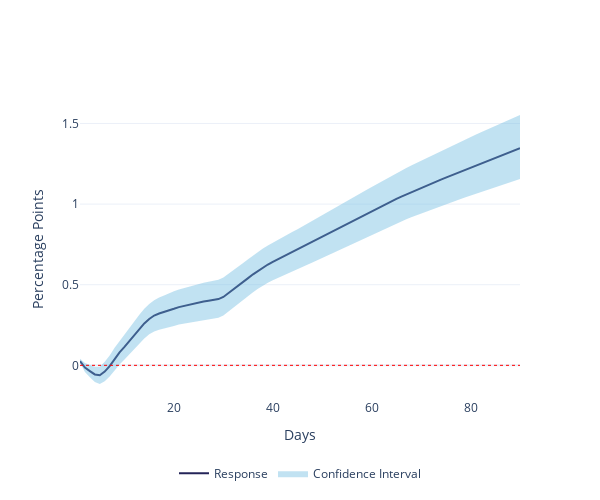

Here is the notebook cell this chart was saved with:
### Code cell
inflation_exchange_30 = plot_irf(irf_inf_fx_30.loc[0:90, :], y_axis_name='Percentage Points')
inflation_exchange_30.write_image('./images/inflation_exchange_30.png', format='png', scale=5)

### Figure 1 — Plotly figure (JSON) as saved in the notebook; plotly's stock layout.template omitted (floating-point values rounded to 4 significant figures; data arrays with more than 128 entries replaced by an {"elided": "..."} marker saying what was removed)
{"data": [{"line": {"color": "#242458", "width": 2}, "mode": "lines", "name": "Response", "type": "scatter", "x": [1, 2, 3, 4, 5, 6, 7, 8, 9, 10, 11, 12, 13, 14, 15, 16, 17, 18, 19, 20, 21, 22, 23, 24, 25, 26, 27, 28, 29, 30, 31, 32, 33, 34, 35, 36, 37, 38, 39, 40, 41, 42, 43, 44, 45, 46, 47, 48, 49, 50, 51, 52, 53, 54, 55, 56, 57, 58, 59, 60, 61, 62, 63, 64, 65, 66, 67, 68, 69, 70, 71, 72, 73, 74, 75, 76, 77, 78, 79, 80, 81, 82, 83, 84, 85, 86, 87, 88, 89, 90], "y": [0.02605, -0.01376, -0.03548, -0.05647, -0.06179, -0.0386, -0.004746, 0.04081, 0.07995, 0.1143, 0.1505, 0.1871, 0.226, 0.26, 0.2878, 0.3088, 0.3216, 0.3299, 0.34, 0.3506, 0.3612, 0.369, 0.3758, 0.3819, 0.389, 0.3956, 0.401, 0.4043, 0.4109, 0.424, 0.4463, 0.4699, 0.4946, 0.5175, 0.5408, 0.5644, 0.5861, 0.6064, 0.6253, 0.6422, 0.6579, 0.6732, 0.6885, 0.703, 0.7178, 0.7334, 0.7486, 0.7649, 0.781, 0.797, 0.8129, 0.8292, 0.8456, 0.8611, 0.8772, 0.8935, 0.9095, 0.9253, 0.9409, 0.9574, 0.9726, 0.9881, 1.003, 1.018, 1.033, 1.046, 1.06, 1.074, 1.088, 1.101, 1.114, 1.126, 1.138, 1.152, 1.164, 1.177, 1.189, 1.202, 1.215, 1.227, 1.24, 1.252, 1.264, 1.276, 1.288, 1.3, 1.311, 1.323, 1.335, 1.346]}, {"fill": "toself", "fillcolor": "rgba(101, 183, 222, 0.4)", "hoverinfo": "skip", "line": {"color": "rgba(248,232,160,0)"}, "name": "Confidence Interval", "type": "scatter", "x": {"elided": "180 int values"}, "y": {"elided": "180 float values"}}, {"line": {"color": "red", "dash": "dot", "width": 1}, "mode": "lines", "showlegend": false, "type": "scatter", "x": [1, 90], "y": [0, 0]}], "layout": {"height": 500, "legend": {"orientation": "h", "x": 0.5, "xanchor": "center", "y": -0.2, "yanchor": "top"}, "width": 600, "xaxis": {"showgrid": false, "title": {"text": "Days"}}, "yaxis": {"title": {"text": "Percentage Points"}}}}
